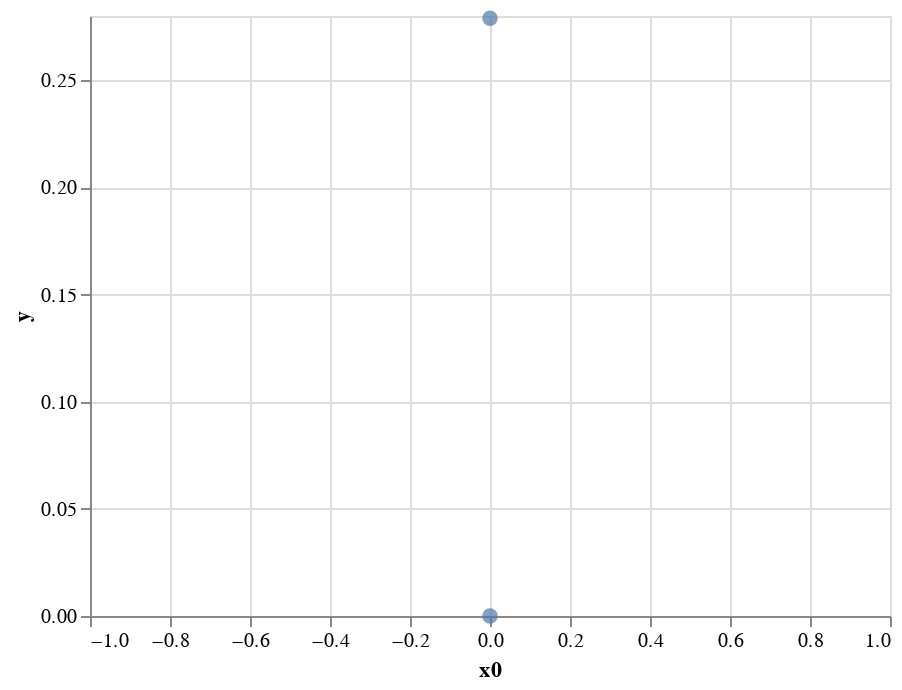

The notebook cell this image was saved under:
### Markdown cell above
Evaluate the function and plot all the evaluations so far:

### Code cell
y = blackbox1([x0.value])[0][0]
print(f'Evaluated black box at {x0.value}; result={y}')
blackbox1.plot_xy()

### Figure 1 — Vega-Lite specification as saved in the notebook (floating-point values rounded to 4 significant figures)
{"config": {"view": {"continuousWidth": 400, "continuousHeight": 300}}, "data": {"name": "data-fe71614977fb7f056538f694a3b6b223"}, "mark": {"type": "circle", "size": 60}, "encoding": {"x": {"type": "quantitative", "field": "x0", "scale": {"domain": [-1, 1]}}, "y": {"type": "quantitative", "field": "y"}}, "$schema": "https://vega.github.io/schema/vega-lite/v4.8.1.json", "datasets": {"data-fe71614977fb7f056538f694a3b6b223": [{"x0": 0.0, "y": 0.0}, {"x0": 0.0, "y": 0.279}]}}
